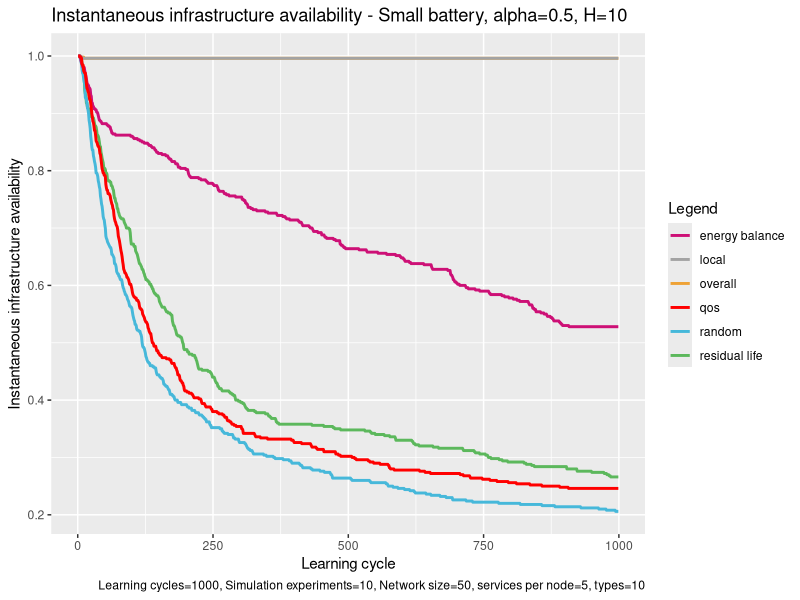

Write R code to recreate this figure.
# execute all lines: ctrl + shift + enter

library(ggplot2)

# set working directory here
setwd(dirname(rstudioapi::getSourceEditorContext()$path))

overall <- read.table("exp_assembly_overall_energy_template.txt", 
                      header = F,
                      sep = " ",
                      col.names= c("overallx", "overally")
)

random <- read.table("exp_assembly_random.txt", 
                     header = F,
                     sep = " ",
                     col.names= c("randomx", "randomy")
)

res <- read.table("exp_assembly_residual_life_template.txt", 
                  header = F,
                  sep = " ",
                  col.names= c("resx","resy")
)

local <- read.table("exp_assembly_local_energy_template.txt", 
                    header = F,
                    sep = " ",
                    col.names= c("locx","locy")
)

learning <- read.table("exp_assembly_energyAware.txt", 
                          header = F,
                          sep = " ",
                          col.names= c("enx","eny")
)

qos <- read.table("exp_assembly_QoS.txt", 
                       header = F,
                       sep = " ",
                       col.names= c("qosx","qosy")
)


overall_x <- overall$overallx
overall_y <- overall$overally

random_y <- random$randomy
res_y <- res$resy
local_y <- local$locy
energyAware_y <- learning$eny
qos_y <- qos$qosy

head(overall)

colors <- c("overall" = "#EEA236", "residual life" = "#5CB85C", "random" = "#46B8DA", "local"="gray64", "energy balance"="deeppink3", "qos"="#FF0000")

ggplot(data=local, aes(x=overall_x, col = group)) + 
  
  geom_line(aes(y = overall_y, color = "overall"), size = 1) +
  geom_line(aes(y = res_y, color = "residual life"), size = 1) +
  geom_line(aes(y = random_y, color = "random"), size = 1) +
  geom_line(aes(y = local_y, color = "local"), size = 1) +
  geom_line(aes(y = energyAware_y, color = "energy balance"), size = 1) +
  geom_line(aes(y = qos_y, color = "qos"), size = 1) +
  
  labs(x = "Learning cycle",
       y = "Instantaneous infrastructure availability",
       color = "Legend",
       title = "Instantaneous infrastructure availability - Small battery, alpha=0.5, H=10", 
       caption = "Learning cycles=1000, Simulation experiments=10, Network size=50, services per node=5, types=10") +
  
  scale_color_manual(values = colors)
